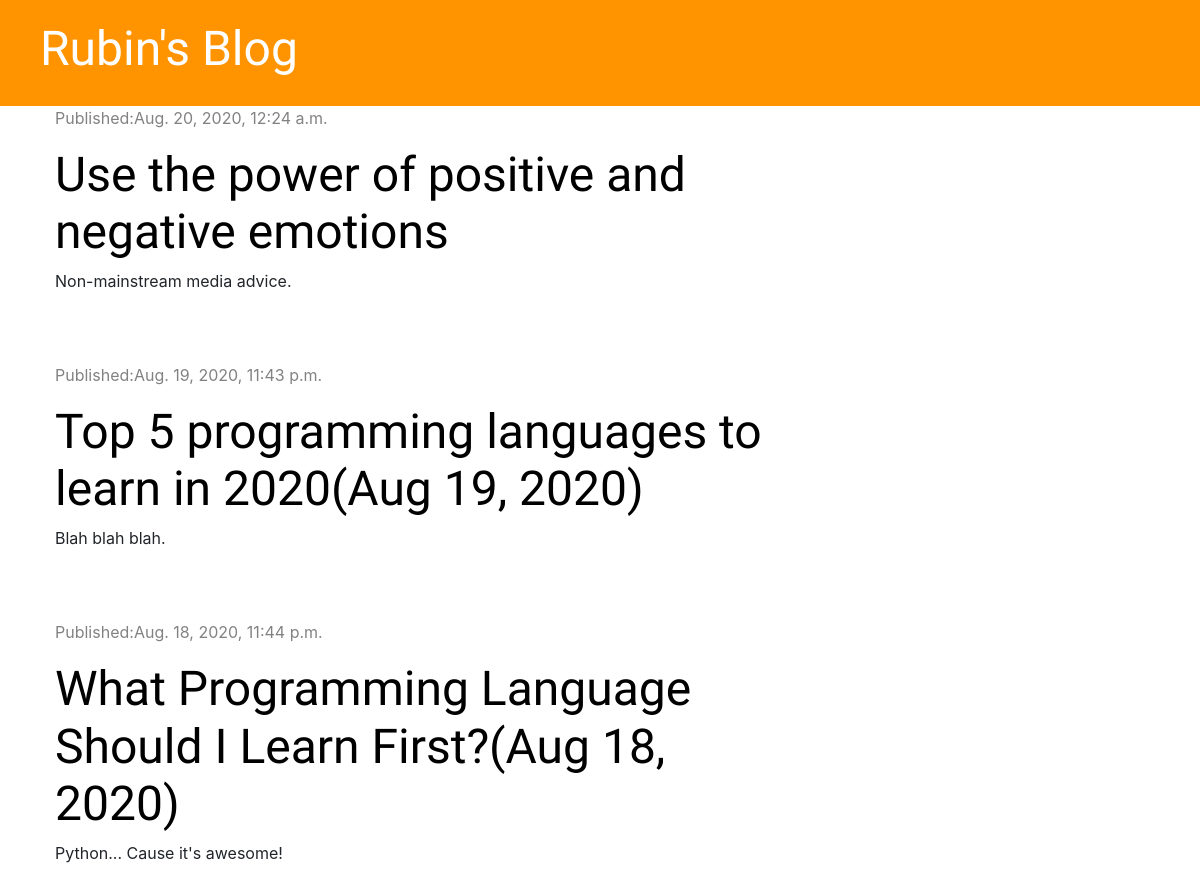
The app's page /, older data.
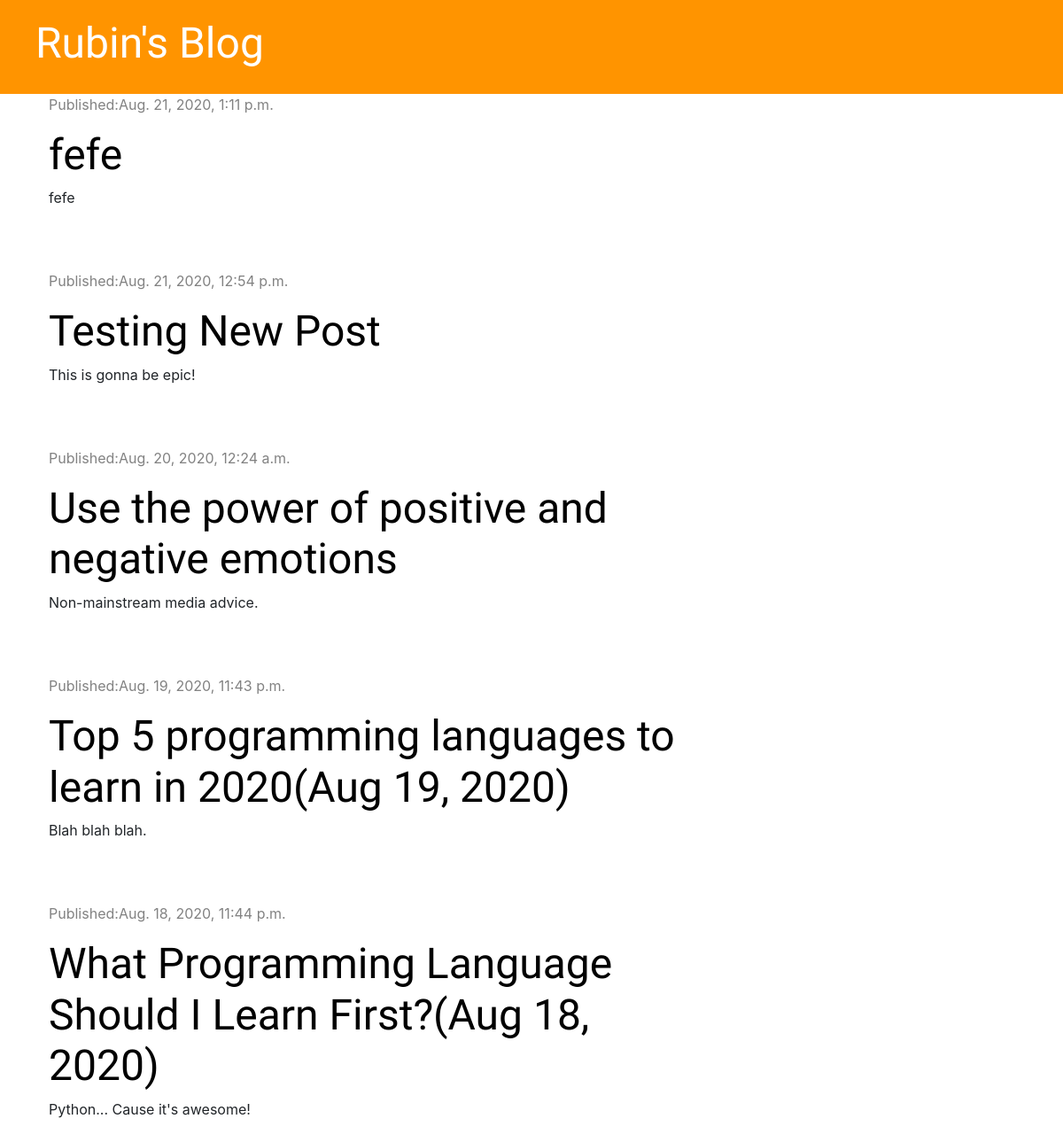
The same page, newer data.
### blog/models.py (models this page shows, shortened)
class Post(models.Model):
    author = models.ForeignKey('auth.User', on_delete=models.CASCADE)
    title = models.CharField(max_length=200)
    text = models.TextField()
    created_date = models.DateTimeField(default=timezone.now)
    published_date = models.DateTimeField(blank=True, null=True)

### blog/views.py (the view)
# urls.py: path('', views.post_list, name='post_list'),
def post_list(request):
    posts = Post.objects.filter(published_date__lte=timezone.now()).order_by('-published_date')
    stuff_for_frontend = {'posts': posts}
    return render(request, 'blog/post_list.html', stuff_for_frontend)

### blog/templates/blog/post_list.html
{% extends 'blog/base.html' %}
{% block content %}
    {% for post in posts %}
        <div class="post">
            <div class="date">
                <p>Published:{{ post.published_date }}</p>
            </div>
            <h1><a href="{% url 'post_detail' pk=post.pk %}">{{ post.title }}</a></h1>
            <p>{{ post.text|linebreaksbr }}</p>
        </div>
    {% endfor %}
{% endblock %}

Row changes from the older to the newer data that the page shows:
added Post: published_date "Aug. 21, 2020, 1:11 p.m.", title "fefe", text "fefe"
added Post: published_date "Aug. 21, 2020, 12:54 p.m.", title "Testing New Post", text "This is gonna be epic!"
